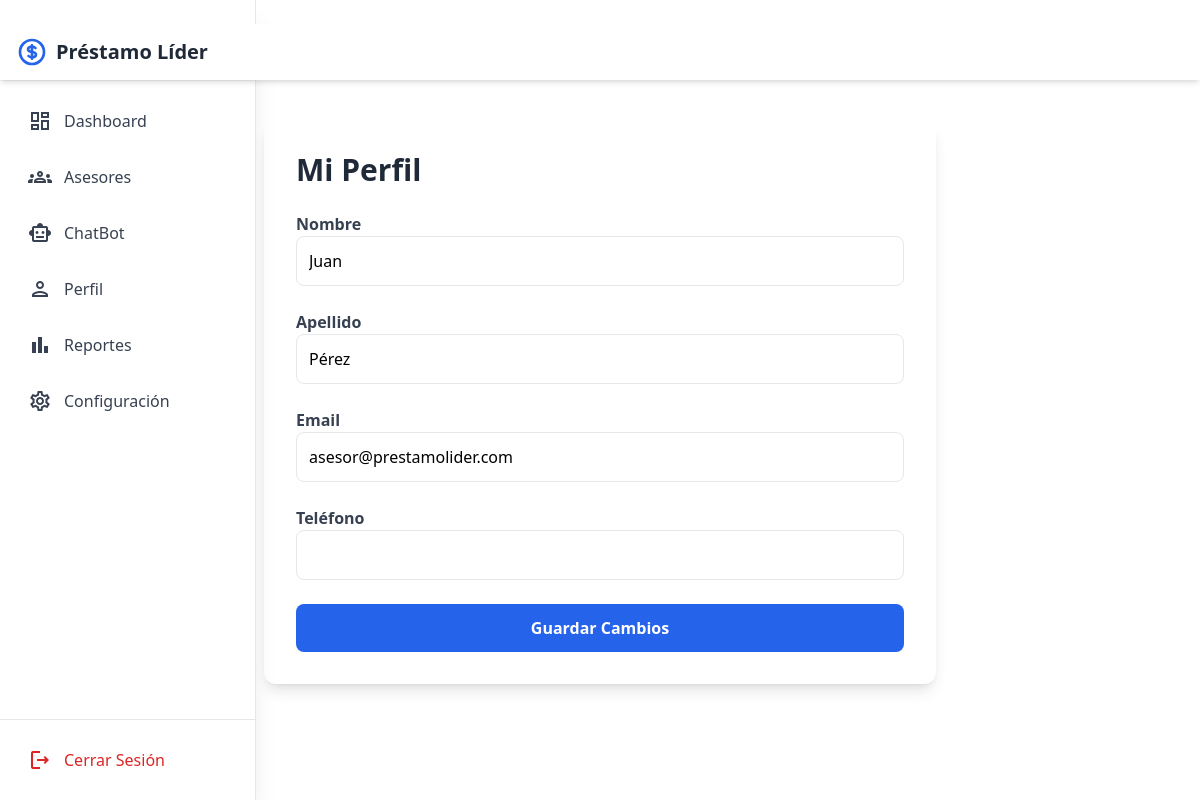
The page /perfil.php (signed in) on the database its author committed.
### tables this page shows
CREATE TABLE `usuarios` (
  `id` int(11) NOT NULL,
  `nombre` varchar(100) NOT NULL,
  `apellido` varchar(100) DEFAULT NULL,
  `email` varchar(150) NOT NULL,
  `telefono` varchar(30) DEFAULT NULL,
  `password` varchar(255) NOT NULL,
  `rol` enum('admin','asesor','cliente') NOT NULL DEFAULT 'cliente',
  `estado` enum('activo','inactivo','suspendido') DEFAULT 'activo',
  `fecha_registro` timestamp NOT NULL DEFAULT current_timestamp()
);

### perfil.php (the view, shortened to what this page needs)
<?php
require_once 'backend/connection.php';
$usuario_id = $_SESSION['usuario_id'];
$stmt = $pdo->prepare("SELECT * FROM usuarios WHERE id = ?");
$stmt->execute([$usuario_id]);
$usuario = $stmt->fetch();
?>
<!DOCTYPE html>
<html lang="es">
<head>
    <script src="https://cdn.tailwindcss.com"></script>
    <script src="https://cdn.tailwindcss.com"></script>
</head>
<body
<?php include 'sidebar.php'; ?>
    <nav class="bg-white shadow-md sticky top-0 z-50">
        <div class="max-w-7xl mx-auto px-4 py-3 flex justify-between items-center">
            <div class="flex items-center gap-2">
                <span class="text-xl font-bold text-gray-800">Préstamo Líder</span>
            </div>
        </div>
    </nav>
<div class="max-w-2xl mx-auto mt-10 bg-white p-8 rounded-xl shadow-lg">
    <h1 class="text-3xl font-bold mb-6 text-gray-800">Mi Perfil</h1>
    <form method="POST" class="space-y-6">
        <div>
            <label class="font-semibold text-gray-700">Nombre</label>
            <input type="text" name="nombre" value="<?= htmlspecialchars($usuario['nombre']) ?>"
                   class="w-full p-3 border rounded-lg">
        </div>
        <div>
            <label class="font-semibold text-gray-700">Apellido</label>
            <input type="text" name="apellido" value="<?= htmlspecialchars($usuario['apellido']) ?>"
                   class="w-full p-3 border rounded-lg">
        </div>
        <div>
            <label class="font-semibold text-gray-700">Email</label>
            <input type="email" name="email" value="<?= htmlspecialchars($usuario['email']) ?>"
                   class="w-full p-3 border rounded-lg">
        </div>
        <div>
            <label class="font-semibold text-gray-700">Teléfono</label>
            <input type="text" name="telefono" value="<?= htmlspecialchars($usuario['telefono']) ?>"
                   class="w-full p-3 border rounded-lg">
        </div>
        <button class="w-full bg-blue-600 text-white py-3 rounded-lg font-bold hover:bg-blue-700">
            Guardar Cambios
        </button>
    </form>
</div>
</body>
</html>

### rows shown on the page
usuarios: nombre "Juan", apellido "Pérez", email "asesor@prestamolider.com"
